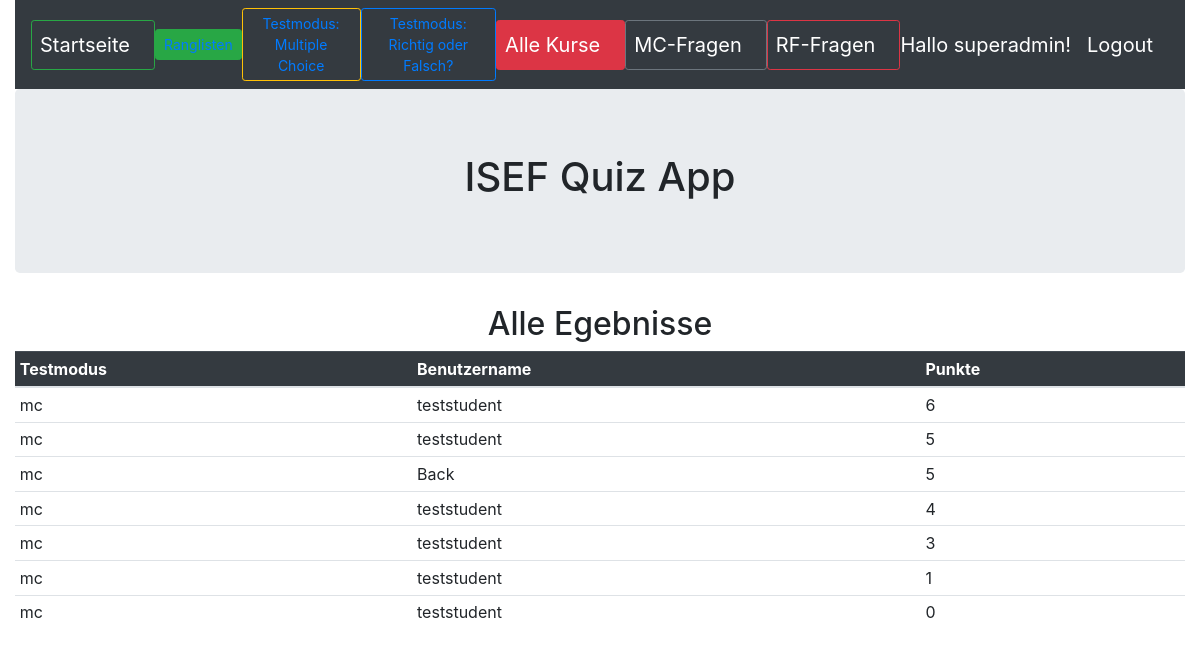
Page /ergebnismctoppunkte (signed in) on the earlier database version.
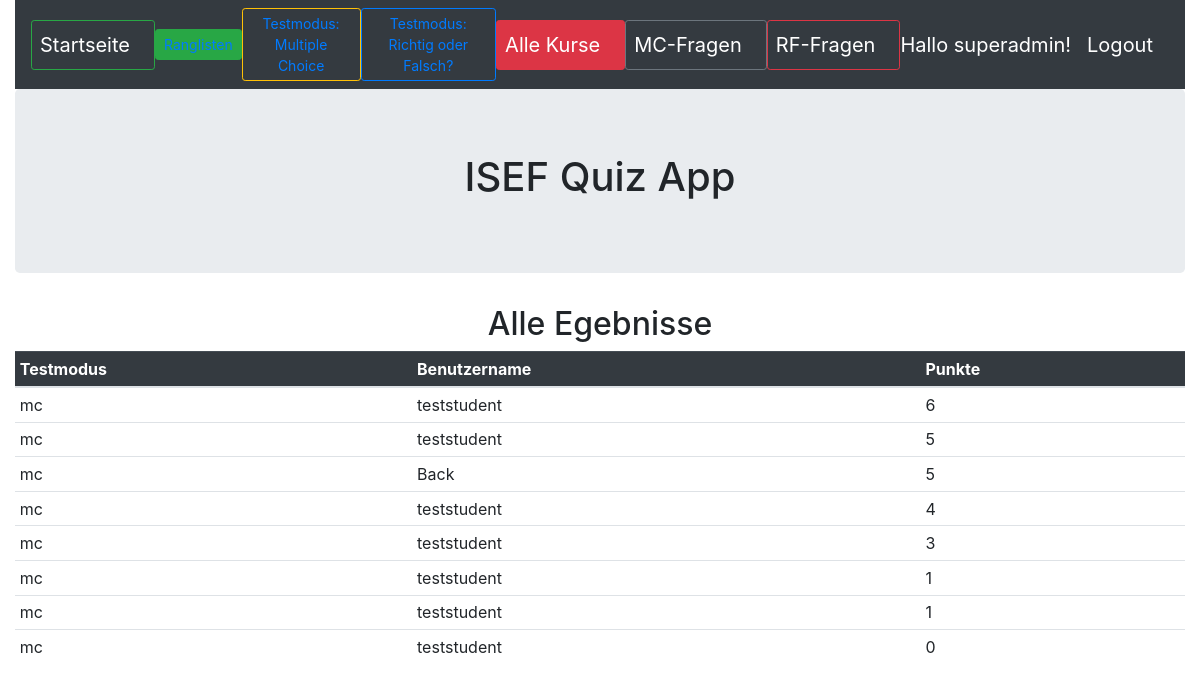
Same page on the later database version.
### quiz/models.py (models this page shows, shortened)
class Ergebnis(models.Model):
    testmodus = models.CharField(max_length=20,blank=False)
    benutzername = models.CharField(max_length=50,blank=False)
    kursid = models.CharField(max_length=5,blank=False)
    kursname = models.CharField(max_length=50,blank=False)
    zeitsekunden = models.IntegerField(blank=False)
    datum = models.DateField(auto_now_add=True)
    punkte = models.IntegerField(blank=False)
    fragentotal = models.IntegerField(blank=False)
    fragenkorrekt = models.IntegerField(blank=False)
    fragenfalsch = models.IntegerField(blank=False)

### quiz/views.py (the view)
# urls.py: path('ergebnismctoppunkte', ErgebnisMCTopPunkte.as_view(), name='ergebnis_mctoppunkte'),
class ErgebnisMCTopPunkte(AuthListView):
    model = Ergebnis
    template_name = 'ergebnis/ergebnis_mctoppunkte.html'
    fields = '__all__'
    permission_required = ('quiz.view_ergebnis')
    def get_queryset(self):
        return Ergebnis.objects.filter(testmodus='mc').order_by('-punkte')[:10]

### quiz/templates/ergebnis/ergebnis_mctoppunkte.html
{% extends 'base.html' %}
{% block content %}
<h2 class="text-center">Alle Egebnisse</h2>
<table class ="table table-sm">
	<thead class="table-dark">
		<th scope = "col">Testmodus</th>
		<th scope = "col">Benutzername</th>
		<th scope = "col">Punkte</th>
	</thead>
	<tbody>
	{% for ergebnis in object_list %}
		<tr>
			<td> {{ ergebnis.testmodus }}</td>
			<td> {{ ergebnis.benutzername }} </td>
			<td> {{ ergebnis.punkte }}</td>
		</tr>
	{% endfor %}
	</tbody>
</table>
{% endblock content %}

Differences in the rows shown:
added Ergebnis: testmodus "mc", benutzername "teststudent", punkte "1"
